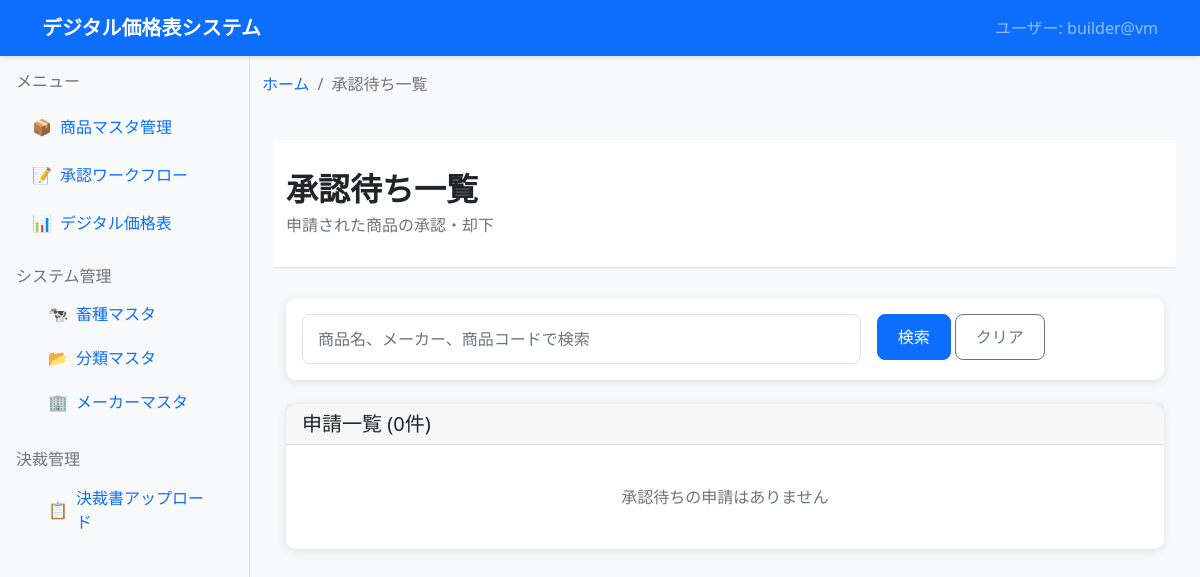
Page /products/approvals/ on the earlier database version.
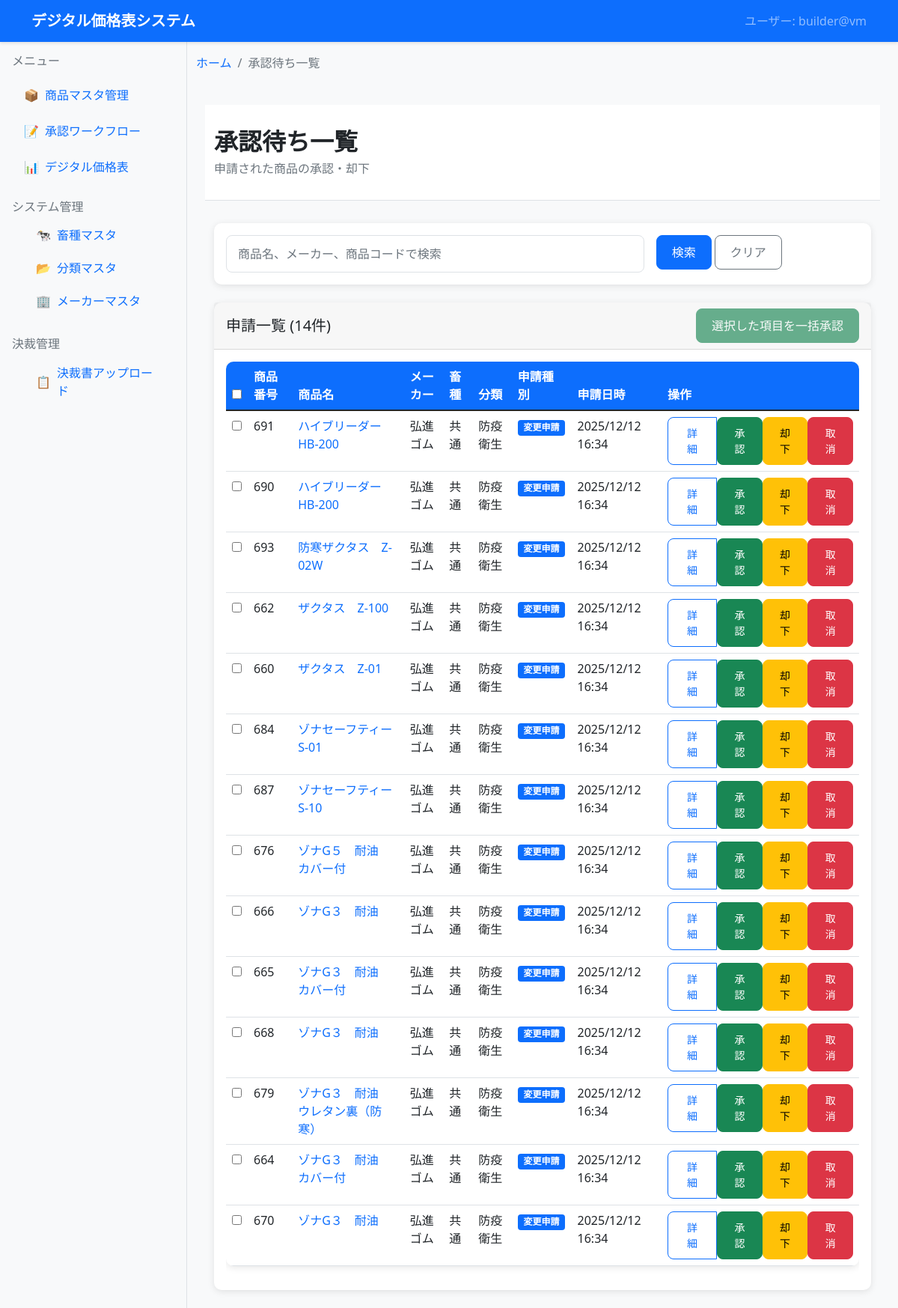
Same page on the later database version.
### dashboard/products_master/models.py (models this page shows, shortened)
class ProductApproval(models.Model):
    product_number = models.IntegerField('元商品のpk', default=-999, help_text='元になった商品マスタのpk（新規の場合は負の値）')
    product_code = models.CharField('商品コード', max_length=50, blank=True, null=True, help_text='ユーザー管理用の商品コード')
    livestock_type = models.CharField('畜種', max_length=50, blank=True, null=True)
    category = models.CharField('分類', max_length=100, blank=True, null=True)
    manufacturer = models.CharField('メーカー', max_length=100, blank=True, null=True)
    product_name = models.CharField('商品名', max_length=200)
    model_number = models.CharField('型式', max_length=100, blank=True, null=True)
    specification = models.CharField('規格', max_length=100, blank=True, null=True)
    shipping_unit = models.CharField('発送単位', max_length=50, blank=True, null=True)
    shipping_fee = models.CharField('送料', max_length=100, blank=True, null=True)
    remarks = models.TextField('備考', blank=True, null=True)
    applicant = models.CharField('申請者', max_length=100, blank=True, null=True)
    status = models.CharField('ステータス', max_length=20, default='申請中')
    approver = models.CharField('承認者', max_length=100, blank=True, null=True)
    is_active = models.BooleanField('有効', default=True)
    deleted_at = models.DateTimeField('削除日時', null=True, blank=True)
    created_at = models.DateTimeField('作成日時', auto_now_add=True)
    updated_at = models.DateTimeField('更新日時', auto_now=True)
    class Meta:
        verbose_name = '商品マスタ承認'
        verbose_name_plural = '商品マスタ承認'
        ordering = ['pk']

### dashboard/products_master/product_detail/product_detail_views.py (the view)
# urls.py: path('approvals/', detail_views.approval_list, name='approval_list'),
def approval_list(request):
    search_query = request.GET.get('search', '')
    approvals = ProductApproval.objects.filter(is_active=True)
    if search_query:
        approvals = approvals.filter(
            Q(product_name__icontains=search_query) |
            Q(manufacturer__icontains=search_query) |
            Q(product_code__icontains=search_query)
        )
    approvals = approvals.order_by('-created_at')
    livestock_types = {str(lt.id): lt.name for lt in LivestockType.objects.filter(is_active=True)}
    categories = {str(c.id): c.name for c in Category.objects.filter(is_active=True)}
    manufacturers = {str(m.id): m.name for m in Manufacturer.objects.filter(is_active=True)}
    for approval in approvals:
        approval.livestock_type_name = livestock_types.get(str(approval.livestock_type), approval.livestock_type)
        approval.category_name = categories.get(str(approval.category), approval.category)
        approval.manufacturer_name = manufacturers.get(str(approval.manufacturer), approval.manufacturer)
    context = {
        'current_user': get_current_user(),
        'approvals': approvals,
        'search_query': search_query,
        'breadcrumbs': get_breadcrumbs('approval_list')
    }
    return render(request, 'products_master/approval_list.html', context)

### templates/products_master/approval_list.html (shortened to what this page needs)
{% extends 'base.html' %}
{% load static %}
{% block breadcrumb %}
    {% include 'components/breadcrumb.html' with breadcrumbs=breadcrumbs %}
{% endblock %}
{% block content %}
    {% include 'components/page_header.html' with page_title="承認待ち一覧" page_subtitle="申請された商品の承認・却下" %}
    <div class="container">
        <div class="row mb-4">
            <div class="col-12">
                <search-form-component
                    search-query="{{ search_query }}"
                    placeholder="商品名、メーカー、商品コードで検索"
                    clear-url="{% url 'products_master:approval_list' %}">
                </search-form-component>
            </div>
        </div>
        <div class="row">
            <div class="col-12">
                <div class="card">
                    <div class="card-header d-flex justify-content-between align-items-center">
                        <h5 class="mb-0">申請一覧 ({{ approvals|length }}件)</h5>
                        {% if approvals %}
                        <button type="button" class="btn btn-success" id="bulk-approve-btn" disabled>選択した項目を一括承認</button>
                        {% endif %}
                    </div>
                    <div class="card-body">
                        {% if approvals %}
                            <div class="table-responsive">
                                <table class="table table-hover">
                                    <thead>
                                        <tr>
                                            <th><input type="checkbox" id="select-all-checkbox"></th>
                                            <th>商品番号</th>
                                            <th>商品名</th>
                                            <th>メーカー</th>
                                            <th>畜種</th>
                                            <th>分類</th>
                                            <th>申請種別</th>
                                            <th>申請日時</th>
                                            <th>操作</th>
                                        </tr>
                                    </thead>
                                    <tbody>
                                        {% for approval in approvals %}
                                        <tr>
                                            <td><input type="checkbox" class="approval-checkbox" value="{{ approval.pk }}"></td>
                                            <td>
                                                {% if approval.product_number > 0 %}
                                                    {{ approval.product_number }}
                                                {% else %}
                                                    <span class="badge bg-success">新規(仮{{ approval.product_number }})</span>
                                                {% endif %}
                                            </td>
                                            <td>
                                                <a href="{% url 'products_master:approval_detail' approval.pk %}" class="text-decoration-none">
                                                    {{ approval.product_name }}
                                                </a>
                                            </td>
                                            <td>{{ approval.manufacturer_name|default:"-" }}</td>
                                            <td>{{ approval.livestock_type_name|default:"-" }}</td>
                                            <td>{{ approval.category_name|default:"-" }}</td>
                                            <td>
                                                {% if approval.status == '削除申請' %}
                                                    <span class="badge bg-danger">削除申請</span>
                                                {% elif approval.status == '再申請待ち' %}
                                                    <span class="badge bg-warning">再申請待ち</span>
                                                {% else %}
                                                    <span class="badge bg-primary">変更申請</span>
                                                {% endif %}
                                            </td>
                                            <td>{{ approval.created_at|date:"Y/m/d H:i" }}</td>
                                            <td>
                                                <div class="btn-group" role="group">
                                                    <a href="{% url 'products_master:approval_detail' approval.pk %}" class="btn btn-sm btn-outline-primary">詳細</a>
                                                    {% if approval.status != '再申請待ち' %}
                                                    <form method="post" action="{% url 'products_master:approve_application' approval.pk %}" style="display: inline;">
                                                        <button type="submit" class="btn btn-sm btn-success"
                                                                onclick="return confirm('承認しますか？')">承認</button>
                                                    </form>
                                                    {% else %}
                                                    <button type="button" class="btn btn-sm btn-success disabled" disabled>承認</button>
                                                    {% endif %}
                                                    {% if approval.status != '再申請待ち' %}
                                                    <form method="post" action="{% url 'products_master:reject_application' approval.pk %}" style="display: inline;">
                                                        <button type="submit" class="btn btn-sm btn-warning"
                                                                onclick="return confirm('申請を却下しますか？（再申請待ちに変更）')">却下</button>
                                                    </form>
                                                    {% else %}
                                                    <button type="button" class="btn btn-sm btn-warning disabled" disabled>却下</button>
                                                    {% endif %}
                                                    <form method="post" action="{% url 'products_master:cancel_application' approval.pk %}" style="display: inline;">
                                                        <button type="submit" class="btn btn-sm btn-danger"
                                                                onclick="return confirm('申請を取消しますか？')">取消</button>
                                                    </form>
                                                </div>
                                            </td>
                                        </tr>
                                        {% endfor %}
                                    </tbody>
                                </table>
                            </div>
                        {% else %}
                            <div class="text-center py-4">
                                <div class="text-muted">承認待ちの申請はありません</div>
                            </div>
                        {% endif %}
                    </div>
                </div>
            </div>
        </div>
    </div>
{% endblock %}

### templates/base.html (shortened to what this page needs)
{% load static %}
<!DOCTYPE html>
<html lang="ja">
<head>
    <link href="https://cdn.jsdelivr.net/npm/bootstrap@5.1.3/dist/css/bootstrap.min.css" rel="stylesheet">
    <link href="{% static 'css/common.css' %}" rel="stylesheet">
    <link href="{% static 'css/price_table.css' %}" rel="stylesheet">
</head>
<body>
    <nav class="navbar navbar-expand-lg navbar-dark bg-primary">
        <div class="container">
            <a class="navbar-brand" href="{% url 'dashboard' %}">デジタル価格表システム</a>
            <div class="navbar-nav ms-auto">
                <span class="navbar-text">ユーザー: {{ current_user }}</span>
            </div>
        </div>
    </nav>
    <div style="display: flex;">
        <nav style="width: 250px; min-height: calc(100vh - 56px); background-color: #f8f9fa; border-right: 1px solid #dee2e6; flex-shrink: 0;">
            <div class="p-3">
                <h6 class="text-muted mb-3">メニュー</h6>
                <ul class="nav flex-column">
                    <li class="nav-item mb-2">
                        <a class="nav-link d-flex align-items-center" href="/products/">
                            <span class="me-2">📦</span> 商品マスタ管理
                        </a>
                    </li>
                    <li class="nav-item mb-2">
                        <a class="nav-link d-flex align-items-center" href="/products/approvals/">
                            <span class="me-2">📝</span> 承認ワークフロー
                        </a>
                    </li>
                    <li class="nav-item mb-2">
                        <a class="nav-link d-flex align-items-center" href="/products/integrated-pricelist/">
                            <span class="me-2">📊</span> デジタル価格表
                        </a>
                    </li>
                    <li class="nav-item mb-2">
                        <h6 class="text-muted mb-2 mt-3">システム管理</h6>
                        <ul class="nav flex-column ms-3">
                            <li class="nav-item mb-1">
                                <a class="nav-link d-flex align-items-center" href="/products/masters/livestock-types/">
                                    <span class="me-2">🐄</span> 畜種マスタ
                                </a>
                            </li>
                            <li class="nav-item mb-1">
                                <a class="nav-link d-flex align-items-center" href="/products/masters/categories/">
                                    <span class="me-2">📂</span> 分類マスタ
                                </a>
                            </li>
                            <li class="nav-item mb-1">
                                <a class="nav-link d-flex align-items-center" href="/products/masters/manufacturers/">
                                    <span class="me-2">🏢</span> メーカーマスタ
                                </a>
                            </li>
                        </ul>
                    </li>
                    <li class="nav-item mb-2">
                        <h6 class="text-muted mb-2 mt-3">決裁管理</h6>
                        <ul class="nav flex-column ms-3">
                            <li class="nav-item mb-1">
                                <a class="nav-link d-flex align-items-center" href="/products/upload-approval-pdf/">
                                    <span class="me-2">📋</span> 決裁書アップロード
                                </a>
                            </li>
                        </ul>
                    </li>
                </ul>
            </div>
        </nav>
        <div style="width: calc(100vw - 250px); overflow-x: auto;">
            {% block breadcrumb %}{% endblock %}
            <div class="p-4">
                {% block content %}
                {% endblock %}
            </div>
        </div>
    </div>
</body>
</html>

### templates/components/breadcrumb.html
{% if breadcrumbs %}
<div class="container mt-3">
    <nav aria-label="breadcrumb">
        <ol class="breadcrumb">
            <li class="breadcrumb-item">
                <a href="{% url 'dashboard' %}">ホーム</a>
            </li>
            {% for crumb in breadcrumbs %}
                {% if forloop.last %}
                    <li class="breadcrumb-item active" aria-current="page">{{ crumb.title }}</li>
                {% else %}
                    <li class="breadcrumb-item">
                        <a href="{{ crumb.url }}">{{ crumb.title }}</a>
                    </li>
                {% endif %}
            {% endfor %}
        </ol>
    </nav>
</div>
{% endif %}

### templates/components/page_header.html (shortened to what this page needs)
<div class="page-header">
    <div class="container">
        <div class="row align-items-center">
            <div class="col">
                <h1 class="page-title">{{ page_title }}</h1>
                {% if page_subtitle %}
                    <p class="page-subtitle">{{ page_subtitle }}</p>
                {% endif %}
            </div>
        </div>
    </div>
</div>

Differences in the rows shown:
added ProductApproval: product_number "691", product_name "ハイブリーダー HB-200", manufacturer_name "弘進ゴム", livestock_type_name "共通", category_name "防疫衛生", status "変更申請", created_at "2025/12/12 16:34"
added ProductApproval: product_number "690", product_name "ハイブリーダー HB-200", manufacturer_name "弘進ゴム", livestock_type_name "共通", category_name "防疫衛生", status "変更申請", created_at "2025/12/12 16:34"
added ProductApproval: product_number "693", product_name "防寒ザクタス Z-02W", manufacturer_name "弘進ゴム", livestock_type_name "共通", category_name "防疫衛生", status "変更申請", created_at "2025/12/12 16:34"
added ProductApproval: product_number "662", product_name "ザクタス Z-100", manufacturer_name "弘進ゴム", livestock_type_name "共通", category_name "防疫衛生", status "変更申請", created_at "2025/12/12 16:34"
added ProductApproval: product_number "660", product_name "ザクタス Z-01", manufacturer_name "弘進ゴム", livestock_type_name "共通", category_name "防疫衛生", status "変更申請", created_at "2025/12/12 16:34"
added ProductApproval: product_number "684", product_name "ゾナセーフティー S-01", manufacturer_name "弘進ゴム", livestock_type_name "共通", category_name "防疫衛生", status "変更申請", created_at "2025/12/12 16:34"
added ProductApproval: product_number "687", product_name "ゾナセーフティー S-10", manufacturer_name "弘進ゴム", livestock_type_name "共通", category_name "防疫衛生", status "変更申請", created_at "2025/12/12 16:34"
added ProductApproval: product_number "676", product_name "ゾナG５ 耐油 カバー付", manufacturer_name "弘進ゴム", livestock_type_name "共通", category_name "防疫衛生", status "変更申請", created_at "2025/12/12 16:34"
added ProductApproval: product_number "666", product_name "ゾナG３ 耐油", manufacturer_name "弘進ゴム", livestock_type_name "共通", category_name "防疫衛生", status "変更申請", created_at "2025/12/12 16:34"
added ProductApproval: product_number "665", product_name "ゾナG３ 耐油 カバー付", manufacturer_name "弘進ゴム", livestock_type_name "共通", category_name "防疫衛生", status "変更申請", created_at "2025/12/12 16:34"
added ProductApproval: product_number "668", product_name "ゾナG３ 耐油", manufacturer_name "弘進ゴム", livestock_type_name "共通", category_name "防疫衛生", status "変更申請", created_at "2025/12/12 16:34"
added ProductApproval: product_number "679", product_name "ゾナG３ 耐油 ウレタン裏（防寒）", manufacturer_name "弘進ゴム", livestock_type_name "共通", category_name "防疫衛生", status "変更申請", created_at "2025/12/12 16:34"
added ProductApproval: product_number "664", product_name "ゾナG３ 耐油 カバー付", manufacturer_name "弘進ゴム", livestock_type_name "共通", category_name "防疫衛生", status "変更申請", created_at "2025/12/12 16:34"
added ProductApproval: product_number "670", product_name "ゾナG３ 耐油", manufacturer_name "弘進ゴム", livestock_type_name "共通", category_name "防疫衛生", status "変更申請", created_at "2025/12/12 16:34"
Other differences:
{{ approvals|length }}: "0" → "14"
form field value: (not shown) → "☐"
text no longer shown: "承認待ちの申請はありません"
text now shown: "選択した項目を一括承認 商品番号 商品名 メーカー 畜種 分類 申請種別 申請日時 操作"
